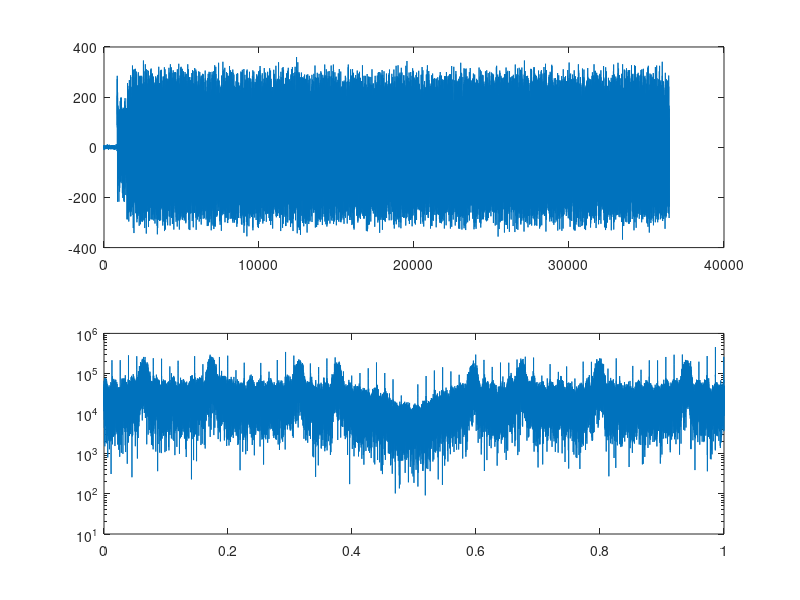

Here is the MATLAB script that generated this plot: (Note: this script raises an error after producing the figure.)
close all;
clear all;

%% Data Received

N_samps=72920;
fid1=fopen('received0.dat','r');
x_rec=fread(fid1, N_samps,'short');
fclose(fid1);


xComplex_rec= zeros(1,N_samps/2);
count = 1;
for i=1:2:N_samps
    xComplex_rec(count) = complex(x_rec(i),x_rec(i+1));
    count = count+1;
end

length(xComplex_rec);

figure(1)
subplot(2,1,1)
plot(real(xComplex_rec));
subplot(2,1,2)
semilogy(linspace(0,1,2^16),abs(fft(xComplex_rec,2^16)))
%pwelch(xComplex_rec)

%% Processing stages


fid1=fopen('x_freq.dat','r');
x_freq=fread(fid1, N_samps/2,'double');
fclose(fid1);


xComplex_freq= zeros(1,N_samps/2);
count = 1;
for i=1:2:N_samps
    xComplex_freq(count) = complex(x_freq(i),x_freq(i+1));
    count = count+1;
end

length(xComplex_freq);

figure(2)
subplot(3,2,1)
plot(real(xComplex_freq));

fid1=fopen('x_matched.dat','r');
x_matched=fread(fid1, N_samps,'double');
fclose(fid1);


xComplex_matched= zeros(1,N_samps/2);
count = 1;
for i=1:2:N_samps
    xComplex_matched(count) = complex(x_matched(i),x_matched(i+1));
    count = count+1;
end

length(xComplex_matched);

subplot(3,2,3)
plot(real(xComplex_matched));



fid1=fopen('x_downsamp.dat','r');
x_downsamp=fread(fid1, 2*9480,'double');
fclose(fid1);


xComplex_downsamp= zeros(1,9480);
count = 1;
for i=1:2:9480*2
    xComplex_downsamp(count) = complex(x_downsamp(i),x_downsamp(i+1));
    count = count+1;
end

length(xComplex_downsamp);

subplot(3,2,2)
plot(xComplex_downsamp,'.');


fid1=fopen('xcorr.dat','r');
xcorr=fread(fid1, N_samps,'double');
fclose(fid1);


xComplex_corr= zeros(1,N_samps/2);
count = 1;
for i=1:2:N_samps
    xComplex_corr(count) = complex(xcorr(i),xcorr(i+1));
    count = count+1;
end

length(xComplex_corr);

figure(2)
subplot(3,2,5)
plot(abs(xComplex_corr));



fid1=fopen('x_filt.dat','r');
x_filt=fread(fid1, 2*9480,'double');
fclose(fid1);


xComplex_filt= zeros(1,9480);
count = 1;
for i=1:2:9480*2
    xComplex_filt(count) = complex(x_filt(i),x_filt(i+1));
    count = count+1;
end

length(xComplex_filt);

subplot(3,2,4)
plot(xComplex_filt,'.');


% Load data_sent from file (note the type)
fid=fopen('data.dat','r');
data_correct=fread(fid, 18760 ,'double');
fclose(fid);


% Load data from file (note the type)
fid=fopen('decoded0.dat','r');
temp=fread(fid, 18760 ,'short');
fclose(fid);
result_from_harness=temp;

figure(2)
subplot(3,2,6)
plot(abs(result_from_harness-data_correct));
title('C++ Rx processing');


BER_cpp=sum(abs(result_from_harness-data_correct))/18760
